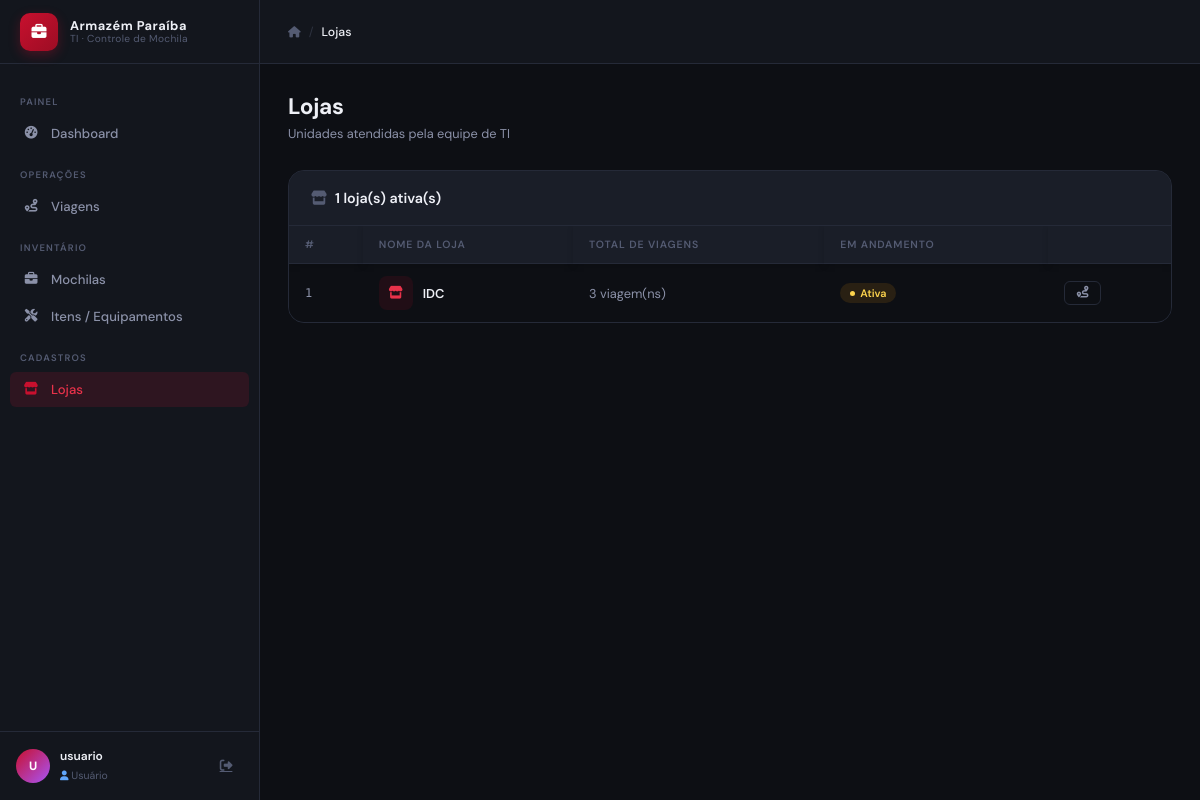
The app's page /lojas/ (signed in), older data.
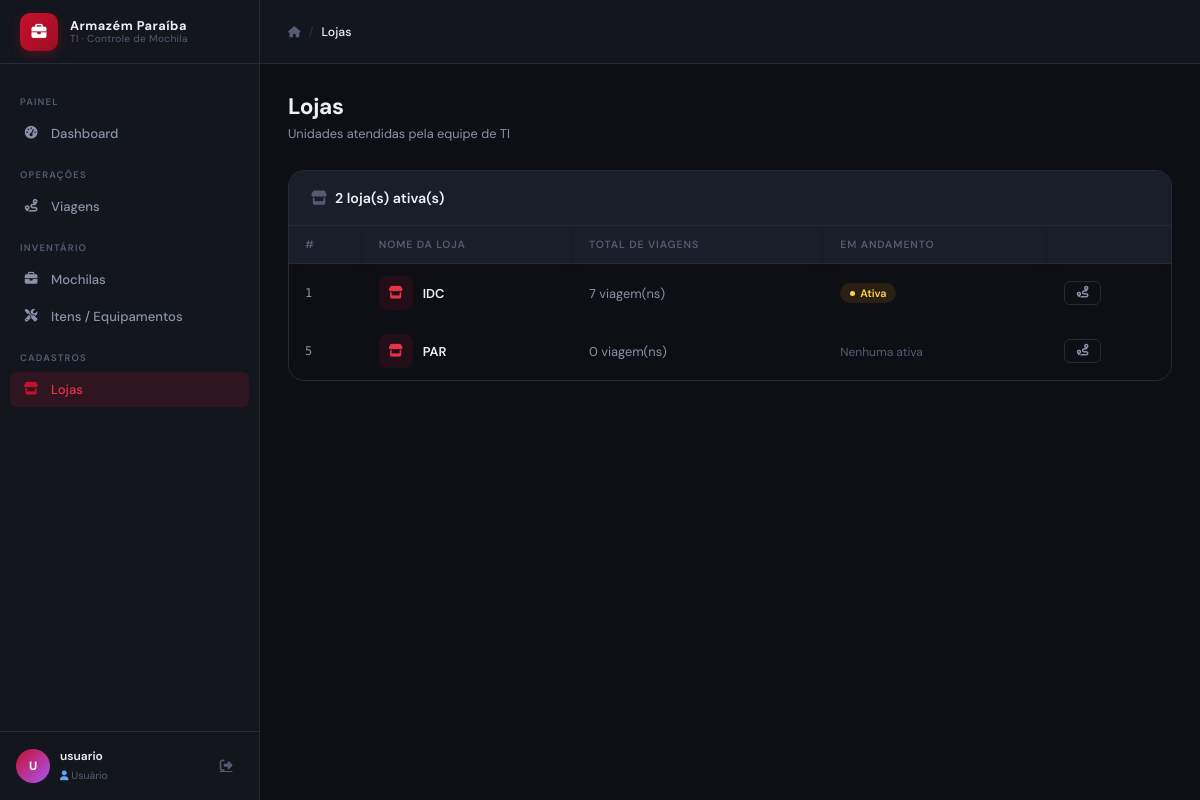
The same page, newer data.
### core/models.py (models this page shows, shortened)
class Loja(models.Model):
    nome      = models.CharField(max_length=100, unique=True)
    ativo     = models.BooleanField(default=True)
    criado_em = models.DateTimeField(auto_now_add=True)
    class Meta:
        ordering            = ["nome"]
        verbose_name        = "Loja"
        verbose_name_plural = "Lojas"

### core/views.py (the view)
# urls.py: path("lojas/",                  LojaListView.as_view(),   name="loja_list"),
class LojaListView(PermContextMixin, ListView):
    model = Loja
    template_name = "core/loja_list.html"
    context_object_name = "lojas"
    def get_queryset(self):
        return Loja.objects.filter(ativo=True).annotate(total_viagens=Count("viagem")).order_by("nome")

### core/mixins.py (called while the page is built)
    def get_context_data(self, **kwargs):
        context = super().get_context_data(**kwargs)
        u = self.request.user
        context["user_perms"] = {
            "pode_editar":             perms._pode_editar(u),
            "is_admin":                perms._is_admin(u),
            "is_supervisor":           perms._is_supervisor(u),
            "pode_gerenciar_usuarios": perms.pode_gerenciar_usuarios(u),
        }
        context["user_profile"] = _LegacyProfileShim(u)
        return context

    @property
    def pode_editar(self):
        return perms._pode_editar(self._user)

    @property
    def is_admin(self):
        return perms._is_admin(self._user)

    @property
    def is_supervisor(self):
        return perms._is_supervisor(self._user)

### core/permissions.py (called while the page is built)
def _is_admin(user: User) -> bool:
    return user.is_active and (user.is_superuser or user.has_perm("core.admin_access"))

def _is_supervisor(user: User) -> bool:
    return user.is_active and user.has_perm("core.supervisor_access")

def _pode_editar(user: User) -> bool:
    return _is_admin(user) or _is_supervisor(user)

def pode_gerenciar_usuarios(user: User) -> bool:
    return _is_admin(user)

### templates/core/loja_list.html (shortened to what this page needs)
{% extends "base.html" %}
{% block nav_lojas %}active{% endblock %}
{% block breadcrumb %}
    <span class="sep">/</span>
    <span class="current">Lojas</span>
{% endblock %}
{% block content %}
<div class="page-header">
    <div class="page-header-left">
        <h1>Lojas</h1>
        <p>Unidades atendidas pela equipe de TI</p>
    </div>
</div>
<div class="card">
    <div class="card-header">
        <h2><i class="fa-solid fa-store" style="color:var(--text-muted);margin-right:8px;"></i>{{ lojas.count }} loja(s) ativa(s)</h2>
    </div>
    {% if lojas %}
    <div class="table-wrap">
        <table>
            <thead>
                <tr>
                    <th>#</th>
                    <th>Nome da Loja</th>
                    <th>Total de viagens</th>
                    <th>Em andamento</th>
                    <th></th>
                </tr>
            </thead>
            <tbody>
            {% for loja in lojas %}
            <tr>
                <td class="muted mono">{{ loja.id }}</td>
                <td>
                    <div style="display:flex;align-items:center;gap:10px;">
                        <div style="width:34px;height:34px;background:rgba(200,16,46,.1);border-radius:8px;display:flex;align-items:center;justify-content:center;color:var(--ap-red-light);flex-shrink:0;font-size:.85rem;">
                            <i class="fa-solid fa-store"></i>
                        </div>
                        <span style="font-weight:600;">{{ loja.nome }}</span>
                    </div>
                </td>
                <td class="muted">{{ loja.total_viagens }} viagem(ns)</td>
                <td>
                    {% with count=loja.viagem_set.all|length %}
                    {% if count %}
                        <span class="badge badge-amber">Ativa</span>
                    {% else %}
                        <span style="color:var(--text-muted);font-size:.8rem;">Nenhuma ativa</span>
                    {% endif %}
                    {% endwith %}
                </td>
                <td>
                    <div style="display:flex;gap:6px;">
                        <a href="{% url 'viagem_list' %}?loja={{ loja.pk }}" class="btn btn-ghost btn-sm" title="Ver viagens">
                            <i class="fa-solid fa-route"></i>
                        </a>
                    </div>
                </td>
            </tr>
            {% endfor %}
            </tbody>
        </table>
    </div>
    {% endif %}
</div>
{% endblock %}

Row changes from the older to the newer data that the page shows:
computed for Loja "IDC": total_viagens "3" → "7"
added Loja: id "5", nome "PAR", total_viagens "0", shows "Nenhuma ativa"
Text that changed along with them:
{{ lojas.count }}: "1" → "2"
